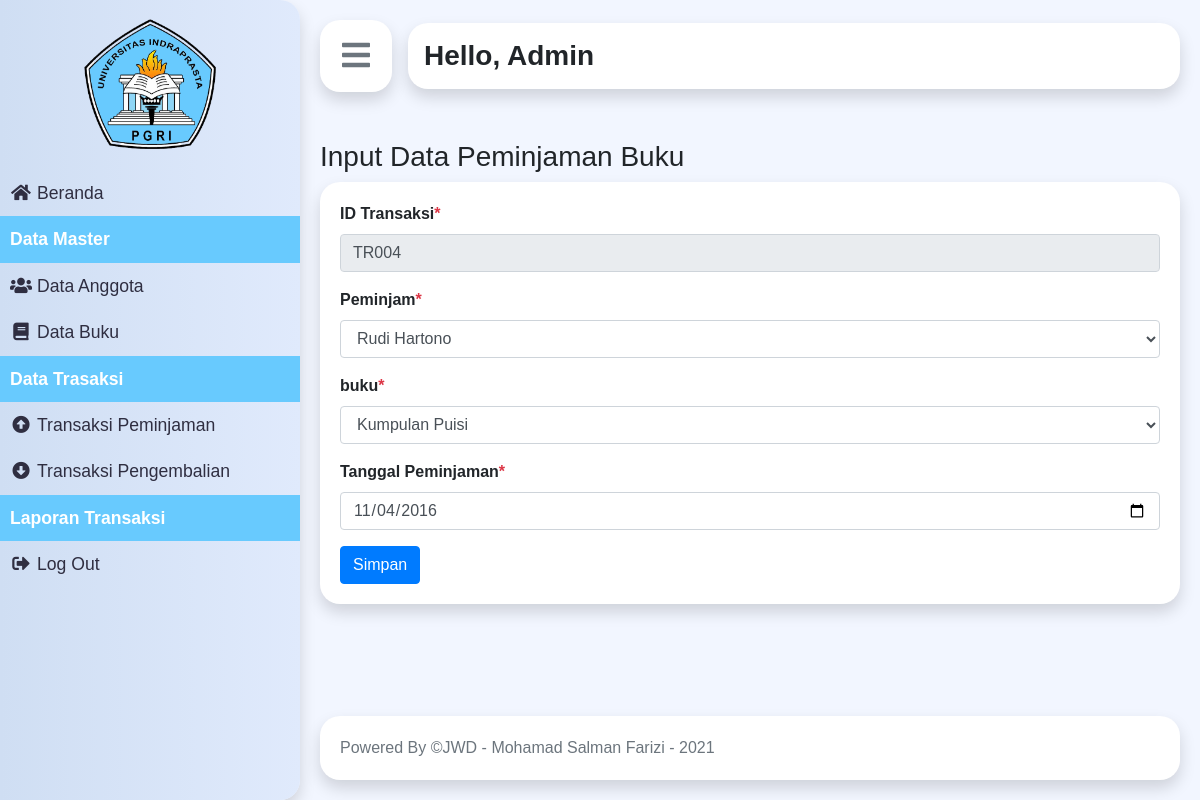
/index.php?p=peminjamanEdit&id=TR004 (signed in), run on the app's committed database.
### tables this page shows
CREATE TABLE `tbtransaksi` (
  `idtransaksi` varchar(5) NOT NULL,
  `idanggota` varchar(5) NOT NULL,
  `idbuku` varchar(5) NOT NULL,
  `tglpinjam` date NOT NULL,
  `tglkembali` date NOT NULL
);

CREATE TABLE `tbanggota` (
  `idanggota` varchar(5) NOT NULL,
  `nama` varchar(30) NOT NULL,
  `jeniskelamin` varchar(10) NOT NULL,
  `alamat` varchar(40) NOT NULL,
  `status` varchar(20) NOT NULL,
  `foto` varchar(100) DEFAULT NULL
);

CREATE TABLE `tbbuku` (
  `idbuku` varchar(5) NOT NULL,
  `judulbuku` varchar(50) NOT NULL,
  `kategori` varchar(50) NOT NULL,
  `pengarang` varchar(40) NOT NULL,
  `penerbit` varchar(40) NOT NULL,
  `status` varchar(10) NOT NULL
);

### controller/peminjamanController.php (called while the page is built, shortened)
<?php
include('./controller/connection.php');
function query($query)
{
    global $con;
    $result = mysqli_query($con, $query);
    $rows = [];
    while ($row = mysqli_fetch_assoc($result)) {
        $rows[] = $row;
    }
    return $rows;
}

### pages/peminjamanEdit.php (the view, shortened to what this page needs)
<?php
require('./controller/peminjamanController.php');
$id = $_GET["id"];
$transaksi = query("SELECT * FROM tbtransaksi JOIN tbanggota ON tbtransaksi.idanggota = tbanggota.idanggota JOIN tbbuku ON tbtransaksi.idbuku = tbbuku.idbuku WHERE idtransaksi = '$id'")[0];
?>
<div>
    <h3>Input Data Peminjaman Buku</h3>
</div>
<div class="card border-0 shadow">
    <div class="card-body">
        <form action="" method="post">
            <div class="form-group">
                <label for="idTransaksi" class="font-weight-bold">ID Transaksi<span class="text-danger">*</span></label>
                <input type="text" class="form-control" value="<?= $transaksi['idtransaksi']; ?>" id="idTransaksi" name="idTransaksi" placeholder="Masukkan ID Transaksi" disabled>
            </div>
            <div class="form-group">
                <label for="peminjam" class="font-weight-bold">Peminjam<span class="text-danger">*</span></label>
                <select class="form-control" id="peminjam" name="peminjam" placeholder="Masukkan peminjam" required>
                <option value="<?= $transaksi['idanggota']; ?>" selected><?= $transaksi['nama']; ?></option>
                </select>
            </div>
            <div class="form-group">
                <label for="buku" class="font-weight-bold">buku<span class="text-danger">*</span></label>
                <select class="form-control" id="buku" name="buku" placeholder="Masukkan buku" required>
                <option value="<?= $transaksi['idbuku']; ?>" selected><?= $transaksi['judulbuku']; ?></option>
                </select>
            </div>
            <div class="form-group">
                <label for="tglPinjam" class="font-weight-bold">Tanggal Peminjaman<span class="text-danger">*</span></label>
                <input type="date" class="form-control" value="<?= $transaksi['tglpinjam']; ?>" id="tglPinjam" name="tglPinjam">
            </div>
            <button type="submit" name="submit" class="btn btn-primary">Simpan</button>
        </form>
    </div>
</div>

### asset/css/style.css (style rules this page uses)
body { font-family: "Poppins", sans-serif; background: #fafafa; }
.card { border-radius: 20px; }

### data on the page
tbtransaksi: idTransaksi "TR004", peminjam "Rudi Hartono", buku "Kumpulan Puisi", tglPinjam "11/04/2016"

### other printed values
$_SESSION['nama'] "Admin"
